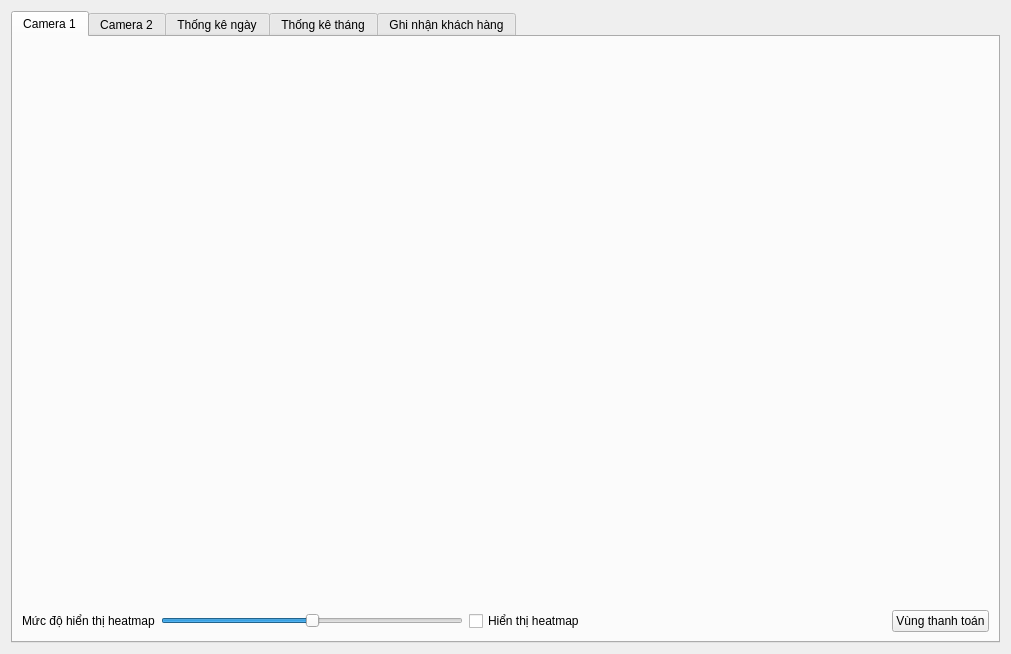
<?xml version="1.0" encoding="UTF-8"?>
<ui version="4.0">
 <class>Form</class>
 <widget class="QWidget" name="Form">
  <property name="geometry">
   <rect>
    <x>0</x>
    <y>0</y>
    <width>1011</width>
    <height>654</height>
   </rect>
  </property>
  <property name="windowTitle">
   <string>Theo dõi cửa hàng</string>
  </property>
  <layout class="QGridLayout" name="gridLayout">
   <item row="0" column="0">
    <widget class="QTabWidget" name="tabWidget">
     <property name="currentIndex">
      <number>0</number>
     </property>
     <widget class="QWidget" name="tab_camera">
      <attribute name="title">
       <string>Camera 1</string>
      </attribute>
      <layout class="QVBoxLayout" name="verticalLayout">
       <item>
        <widget class="QLabel" name="camera_video_label">
         <property name="sizePolicy">
          <sizepolicy hsizetype="Expanding" vsizetype="Expanding">
           <horstretch>0</horstretch>
           <verstretch>0</verstretch>
          </sizepolicy>
         </property>
         <property name="text">
          <string/>
         </property>
         <property name="alignment">
          <set>Qt::AlignCenter</set>
         </property>
        </widget>
       </item>
       <item>
        <layout class="QHBoxLayout" name="horizontalLayout">
         <item>
          <widget class="QLabel" name="label">
           <property name="text">
            <string>Mức độ hiển thị heatmap</string>
           </property>
          </widget>
         </item>
         <item>
          <widget class="QSlider" name="camera_heatmap_slider">
           <property name="maximum">
            <number>20</number>
           </property>
           <property name="pageStep">
            <number>5</number>
           </property>
           <property name="value">
            <number>10</number>
           </property>
           <property name="orientation">
            <enum>Qt::Horizontal</enum>
           </property>
          </widget>
         </item>
         <item>
          <widget class="QCheckBox" name="camera_heatmap_checkBox">
           <property name="text">
            <string>Hiển thị heatmap</string>
           </property>
           <property name="checked">
            <bool>false</bool>
           </property>
           <property name="autoRepeat">
            <bool>false</bool>
           </property>
          </widget>
         </item>
         <item>
          <spacer name="horizontalSpacer_3">
           <property name="orientation">
            <enum>Qt::Horizontal</enum>
           </property>
           <property name="sizeHint" stdset="0">
            <size>
             <width>40</width>
             <height>20</height>
            </size>
           </property>
          </spacer>
         </item>
         <item>
          <widget class="QPushButton" name="pick_area_button">
           <property name="text">
            <string>Vùng thanh toán</string>
           </property>
          </widget>
         </item>
        </layout>
       </item>
      </layout>
     </widget>
     <widget class="QWidget" name="tab">
      <attribute name="title">
       <string>Camera 2</string>
      </attribute>
      <layout class="QVBoxLayout" name="verticalLayout_4">
       <item>
        <widget class="QLabel" name="face_video_label">
         <property name="text">
          <string/>
         </property>
         <property name="alignment">
          <set>Qt::AlignCenter</set>
         </property>
        </widget>
       </item>
      </layout>
     </widget>
     <widget class="QWidget" name="tab_day">
      <attribute name="title">
       <string>Thống kê ngày</string>
      </attribute>
      <layout class="QVBoxLayout" name="verticalLayout_2">
       <item>
        <layout class="QHBoxLayout" name="horizontalLayout_3">
         <item>
          <widget class="QCalendarWidget" name="day_calendar_widget">
           <property name="sizePolicy">
            <sizepolicy hsizetype="Fixed" vsizetype="Preferred">
             <horstretch>0</horstretch>
             <verstretch>0</verstretch>
            </sizepolicy>
           </property>
           <property name="locale">
            <locale language="Vietnamese" country="Vietnam"/>
           </property>
          </widget>
         </item>
         <item>
          <widget class="QLabel" name="day_heatmap_label">
           <property name="sizePolicy">
            <sizepolicy hsizetype="Expanding" vsizetype="Preferred">
             <horstretch>0</horstretch>
             <verstretch>0</verstretch>
            </sizepolicy>
           </property>
           <property name="text">
            <string/>
           </property>
           <property name="alignment">
            <set>Qt::AlignCenter</set>
           </property>
          </widget>
         </item>
         <item>
          <widget class="QLabel" name="day_statistic_label">
           <property name="sizePolicy">
            <sizepolicy hsizetype="Fixed" vsizetype="Preferred">
             <horstretch>0</horstretch>
             <verstretch>0</verstretch>
            </sizepolicy>
           </property>
           <property name="text">
            <string/>
           </property>
           <property name="alignment">
            <set>Qt::AlignLeading|Qt::AlignLeft|Qt::AlignTop</set>
           </property>
          </widget>
         </item>
        </layout>
       </item>
       <item>
        <widget class="QChartView" name="day_chart_view"/>
       </item>
      </layout>
     </widget>
     <widget class="QWidget" name="tab_month">
      <attribute name="title">
       <string>Thống kê tháng</string>
      </attribute>
      <layout class="QVBoxLayout" name="verticalLayout_3">
       <item>
        <layout class="QHBoxLayout" name="horizontalLayout_4">
         <item>
          <widget class="QLabel" name="label_2">
           <property name="text">
            <string>Tháng</string>
           </property>
          </widget>
         </item>
         <item>
          <widget class="QComboBox" name="month_comboBox">
           <item>
            <property name="text">
             <string>1</string>
            </property>
           </item>
           <item>
            <property name="text">
             <string>2</string>
            </property>
           </item>
           <item>
            <property name="text">
             <string>3</string>
            </property>
           </item>
           <item>
            <property name="text">
             <string>4</string>
            </property>
           </item>
           <item>
            <property name="text">
             <string>5</string>
            </property>
           </item>
           <item>
            <property name="text">
             <string>6</string>
            </property>
           </item>
           <item>
            <property name="text">
             <string>7</string>
            </property>
           </item>
           <item>
            <property name="text">
             <string>8</string>
            </property>
           </item>
           <item>
            <property name="text">
             <string>9</string>
            </property>
           </item>
           <item>
            <property name="text">
             <string>10</string>
            </property>
           </item>
           <item>
            <property name="text">
             <string>11</string>
            </property>
           </item>
           <item>
            <property name="text">
             <string>12</string>
            </property>
           </item>
          </widget>
         </item>
         <item>
          <widget class="QLabel" name="label_3">
           <property name="text">
            <string>Năm</string>
           </property>
          </widget>
         </item>
         <item>
          <widget class="QComboBox" name="year_comboBox"/>
         </item>
         <item>
          <spacer name="horizontalSpacer">
           <property name="orientation">
            <enum>Qt::Horizontal</enum>
           </property>
           <property name="sizeHint" stdset="0">
            <size>
             <width>40</width>
             <height>20</height>
            </size>
           </property>
          </spacer>
         </item>
         <item>
          <widget class="QLabel" name="label_4">
           <property name="text">
            <string/>
           </property>
          </widget>
         </item>
        </layout>
       </item>
       <item>
        <widget class="QChartView" name="month_chart_view"/>
       </item>
       <item>
        <layout class="QHBoxLayout" name="horizontalLayout_5">
         <item>
          <widget class="QChartView" name="gender_chart_view"/>
         </item>
         <item>
          <widget class="QChartView" name="age_chart_view"/>
         </item>
        </layout>
       </item>
       <item>
        <layout class="QHBoxLayout" name="horizontalLayout_2">
         <item>
          <spacer name="horizontalSpacer_2">
           <property name="orientation">
            <enum>Qt::Horizontal</enum>
           </property>
           <property name="sizeHint" stdset="0">
            <size>
             <width>40</width>
             <height>20</height>
            </size>
           </property>
          </spacer>
         </item>
         <item>
          <widget class="QPushButton" name="exportButton">
           <property name="text">
            <string>Xuất ra Excel</string>
           </property>
          </widget>
         </item>
        </layout>
       </item>
      </layout>
     </widget>
     <widget class="QWidget" name="tab_2">
      <attribute name="title">
       <string>Ghi nhận khách hàng</string>
      </attribute>
      <layout class="QVBoxLayout" name="verticalLayout_5">
       <item>
        <widget class="QTableWidget" name="tableWidget">
         <property name="editTriggers">
          <set>QAbstractItemView::NoEditTriggers</set>
         </property>
         <property name="rowCount">
          <number>50</number>
         </property>
         <attribute name="horizontalHeaderStretchLastSection">
          <bool>false</bool>
         </attribute>
         <attribute name="verticalHeaderDefaultSectionSize">
          <number>100</number>
         </attribute>
         <row/>
         <row/>
         <row/>
         <row/>
         <row/>
         <row/>
         <row/>
         <row/>
         <row/>
         <row/>
         <row/>
         <row/>
         <row/>
         <row/>
         <row/>
         <row/>
         <row/>
         <row/>
         <row/>
         <row/>
         <row/>
         <row/>
         <row/>
         <row/>
         <row/>
         <row/>
         <row/>
         <row/>
         <row/>
         <row/>
         <row/>
         <row/>
         <row/>
         <row/>
         <row/>
         <row/>
         <row/>
         <row/>
         <row/>
         <row/>
         <row/>
         <row/>
         <row/>
         <row/>
         <row/>
         <row/>
         <row/>
         <row/>
         <row/>
         <row/>
         <column>
          <property name="text">
           <string>ID</string>
          </property>
         </column>
         <column>
          <property name="text">
           <string>Ảnh</string>
          </property>
         </column>
         <column>
          <property name="text">
           <string>Thời gian</string>
          </property>
         </column>
         <column>
          <property name="text">
           <string>Số lần vào cửa hàng</string>
          </property>
         </column>
        </widget>
       </item>
      </layout>
     </widget>
    </widget>
   </item>
  </layout>
 </widget>
 <customwidgets>
  <customwidget>
   <class>QChartView</class>
   <extends>QGraphicsView</extends>
   <header>PyQt5.QtChart</header>
  </customwidget>
 </customwidgets>
 <resources/>
 <connections>
  <connection>
   <sender>camera_heatmap_checkBox</sender>
   <signal>toggled(bool)</signal>
   <receiver>camera_heatmap_slider</receiver>
   <slot>setEnabled(bool)</slot>
   <hints>
    <hint type="sourcelabel">
     <x>929</x>
     <y>619</y>
    </hint>
    <hint type="destinationlabel">
     <x>300</x>
     <y>624</y>
    </hint>
   </hints>
  </connection>
 </connections>
</ui>
